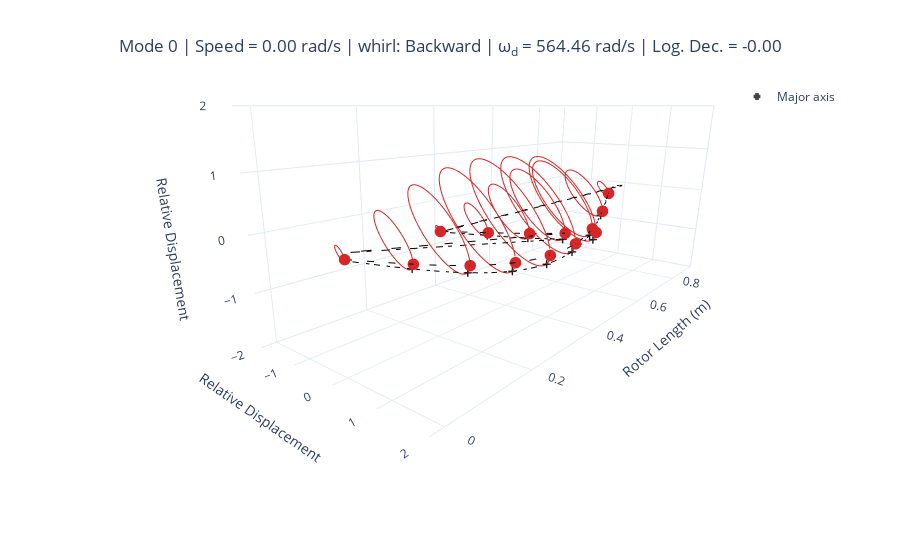
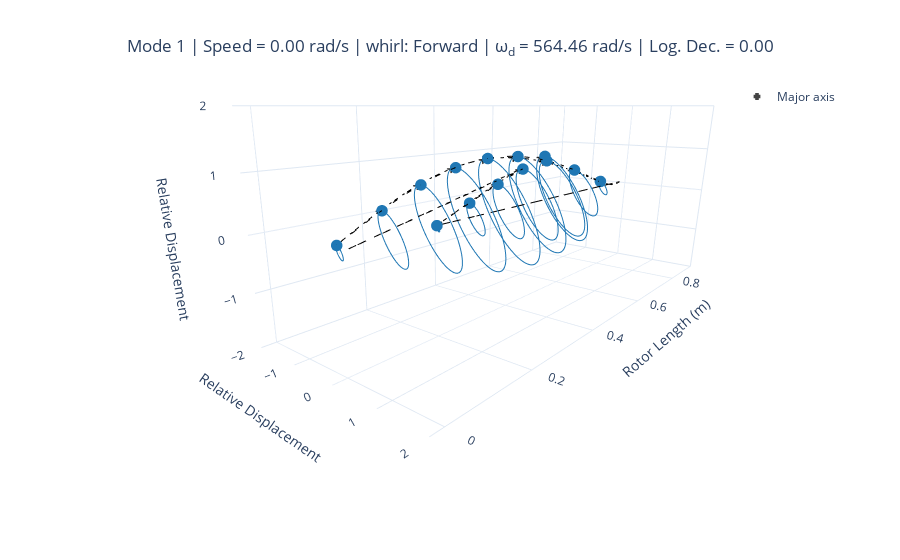
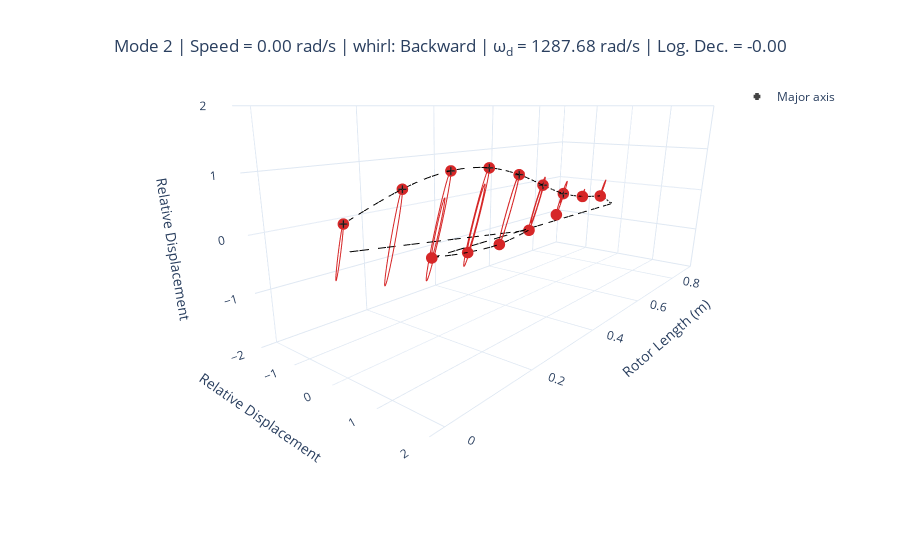
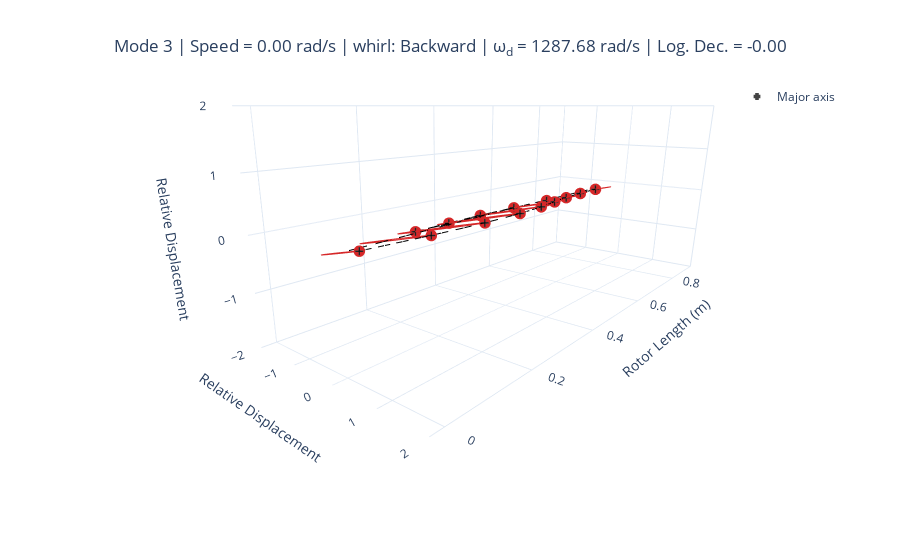

These figures' notebook cell, in order:
### Code cell
modal = rotor_coaxial.run_modal(speed=Q_(0, "RPM"),num_modes=14)
for i in np.arange(0, 7, 1):
    modal.plot_mode_3d(mode=int(i)).show()
